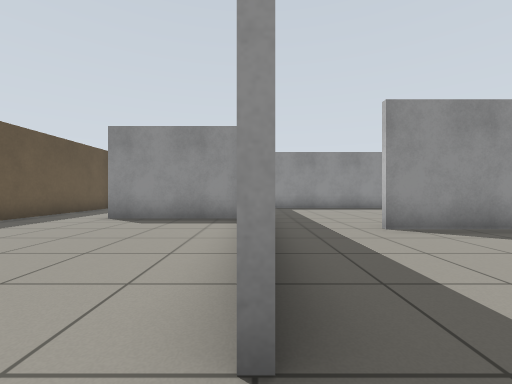
[1] (above)

12 first-person views from a walk through a Gazebo world. The camera is 0.72 m above the floor, looks level and sees 90° across. The floor is counted in squares, 1 m on a side. Each view is taken from the middle of a square. On the plan, view 1 faces up. The plan holds only what a view shows up to about 9 squares ahead; the rest is blank.

[2]
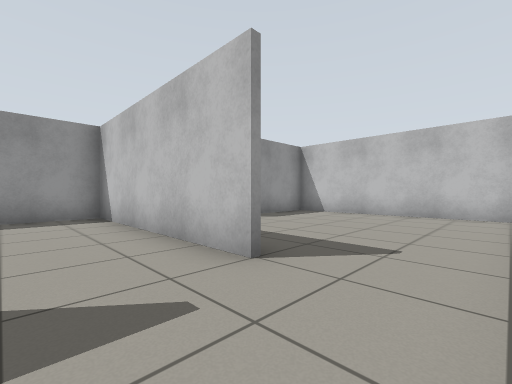

[3]
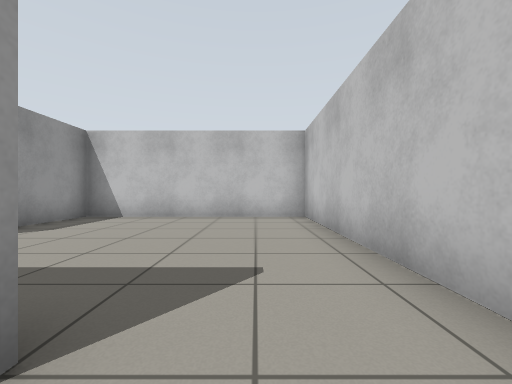

[4]
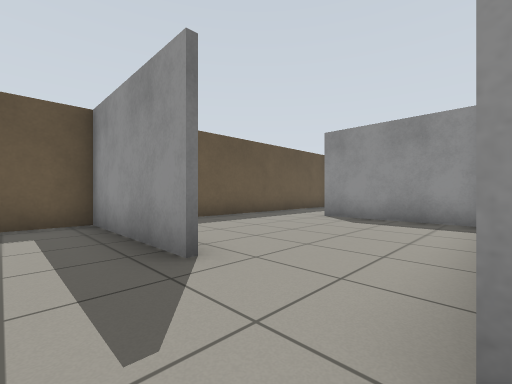

[5]
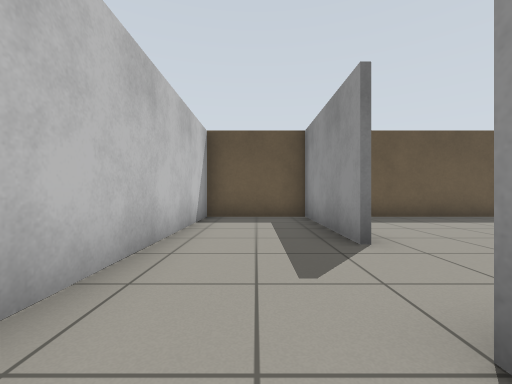

[6]
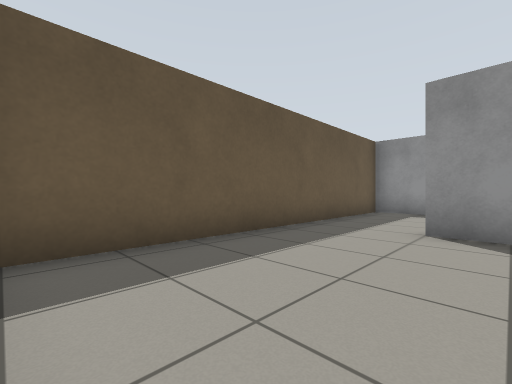

[7]
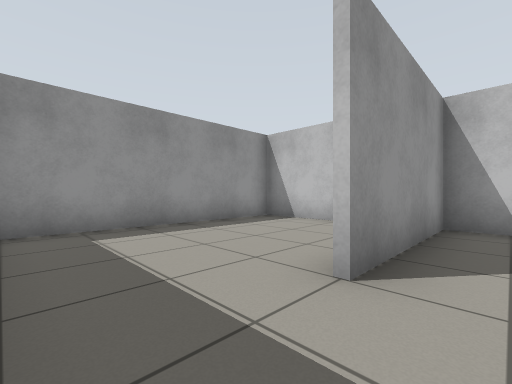

[8]
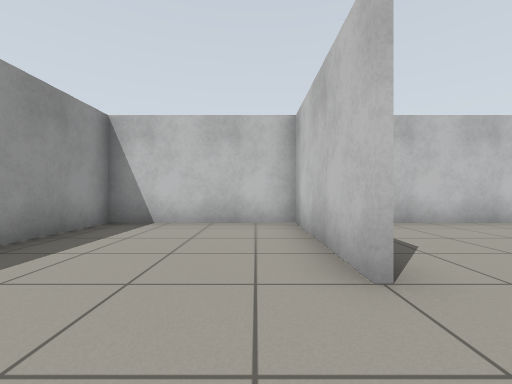

[9]
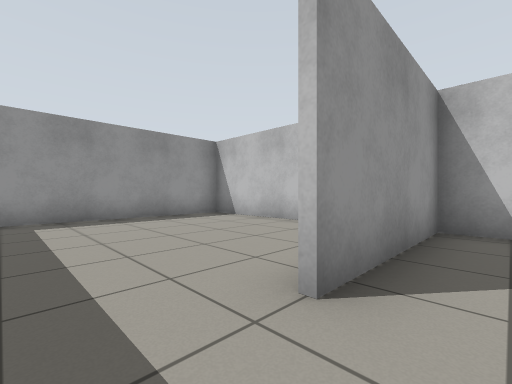

[10]
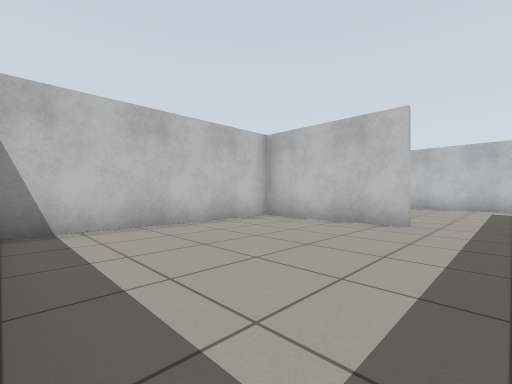

[11]
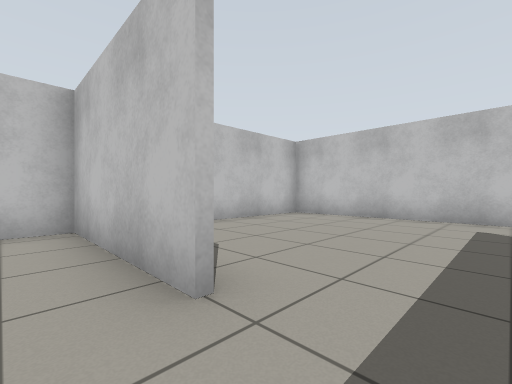

[12]
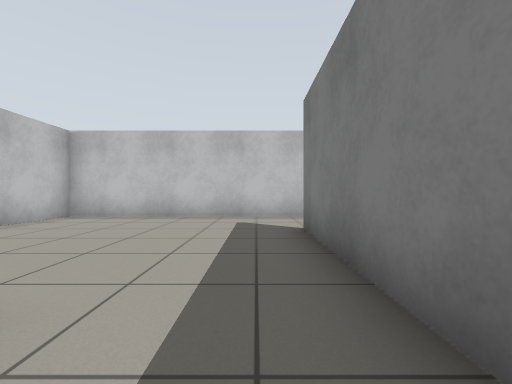

### Floor plan
Points are (right, up) in squares from view 1. A wall is a line through its corners. A room is listed if a view was taken in it or the views show most of it. See-through windows are left out.
Room 1 (views 1, 2, 3, 4, 5, 9)
walls: (-0.1, 1) (-0.1, 2.5); (-2.5, 1.4) (-6.4, 1.4) (-6.4, -1.4) (6.4, -1.4) (6.4, 5); (0.1, 5.1) (0.1, 1.1); (6.5, 4.9) (2.5, 4.9)
ways out: opening at (-1.5, 1.5) to room 2; opening at (1.5, 5) to room 3
Room 2 (views 6, 7, 8)
walls: (-4, 7.1) (0, 7.1); (0, 6.9) (-4, 6.9); (-0.1, 2.5) (-0.1, 11.4) (-6.4, 11.4) (-6.4, 2)
ways out: opening at (-1.5, 1.5) to room 1
Room 3 (views 10, 11, 12)
walls: (2.4, 5.1) (6.5, 5.1); (6.4, 5) (6.4, 11.4) (1, 11.4)
ways out: opening at (1.5, 5) to room 1

Where each view was taken, in squares from view 1:
view 1: 0 up, 0 right, facing up
view 2: 1 down, 2 left, facing up-right
view 3: 0 up, 1 left, facing right
view 4: 0 up, 0 right, facing up-left
view 5: 0 up, 1 right, facing left
view 6: 2 up, 3 left, facing up-left
view 7: 6 up, 6 left, facing up-right
view 8: 8 up, 6 left, facing right
view 9: 4 up, 1 right, facing up-right
view 10: 11 up, 1 right, facing down-right
view 11: 6 up, 1 right, facing down-right
view 12: 6 up, 1 right, facing down
